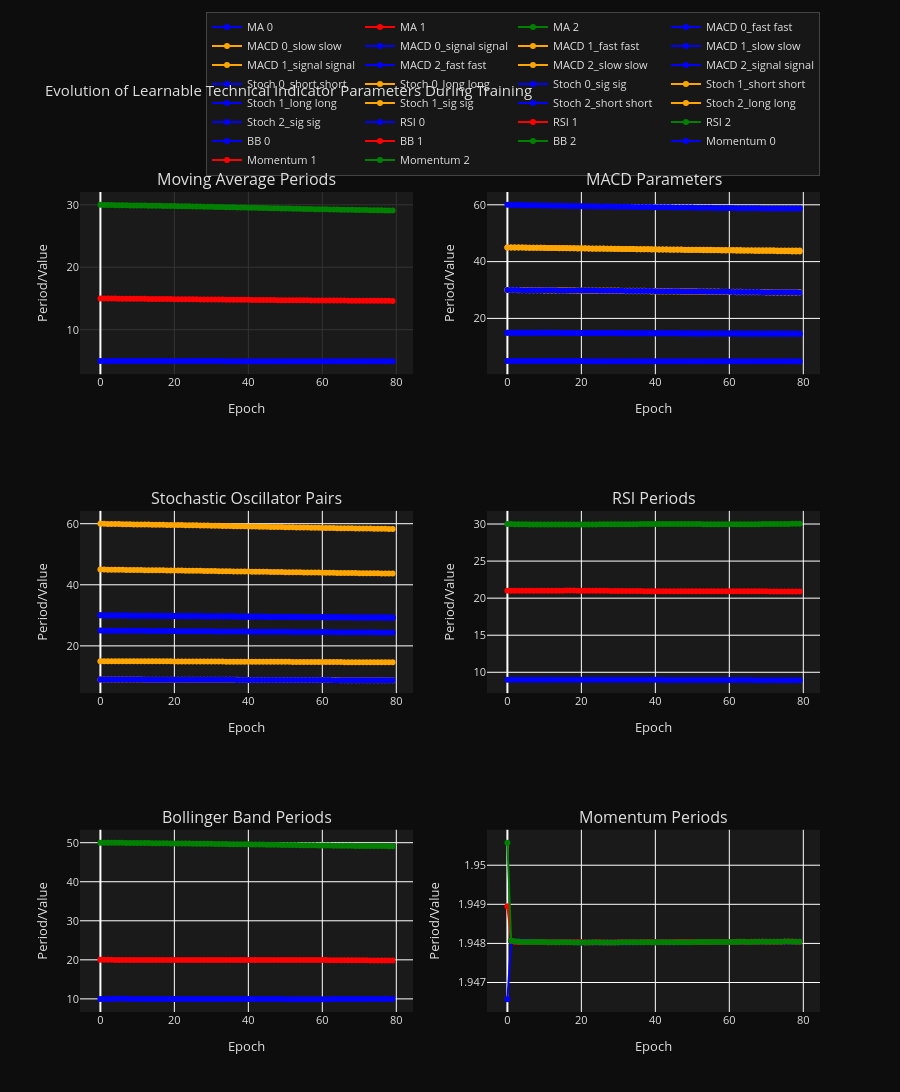

Notebook cell for this chart:
### Markdown cell above
# ============================================================================
# INDICATOR PARAMETER EVOLUTION ANALYSIS DURING TRAINING
# ============================================================================
Analysis of how learnable technical indicator parameters change over training epochs.

### Code cell
import pandas as pd
import plotly.graph_objects as go
from plotly.subplots import make_subplots
import numpy as np

# Load indicator parameter history
indicator_df = pd.read_csv('indicator_params_history.csv')

# Extract parameter columns (exclude change_ columns for now)
param_cols = [col for col in indicator_df.columns if not col.startswith('change_') and
              not col.startswith('log_') and col not in ['epoch', 'timestamp']]

# Create subplots for different indicator groups
fig = make_subplots(
    rows=3, cols=2,
    subplot_titles=('Moving Average Periods', 'MACD Parameters',
                   'Stochastic Oscillator Pairs', 'RSI Periods',
                   'Bollinger Band Periods', 'Momentum Periods'),
    specs=[[{'secondary_y': False}, {'secondary_y': False}],
           [{'secondary_y': False}, {'secondary_y': False}],
           [{'secondary_y': False}, {'secondary_y': False}]]
)

# Colors for different parameters within each group
colors = ['blue', 'red', 'green', 'orange', 'purple', 'brown']

# Moving Averages
ma_cols = [col for col in param_cols if 'ma_period' in col]
for i, col in enumerate(ma_cols):
    fig.add_trace(
        go.Scatter(x=indicator_df['epoch'], y=indicator_df[col],
                  mode='lines+markers', name=f'MA {i}',
                  line=dict(color=colors[i % len(colors)]),
                  showlegend=True),
        row=1, col=1
    )

# MACD Parameters
macd_cols = [col for col in param_cols if 'macd' in col]
macd_groups = {}
for col in macd_cols:
    parts = col.split('_')
    group = f"{parts[1]}_{parts[2]}"  # e.g., '0_fast'
    if group not in macd_groups:
        macd_groups[group] = []
    macd_groups[group].append(col)

for i, (group, cols) in enumerate(macd_groups.items()):
    for j, col in enumerate(cols):
        param_type = col.split('_')[-1]  # fast, slow, signal
        fig.add_trace(
            go.Scatter(x=indicator_df['epoch'], y=indicator_df[col],
                      mode='lines+markers', name=f'MACD {group} {param_type}',
                      line=dict(color=colors[(i*3 + j) % len(colors)], dash='dash' if j==1 else 'solid'),
                      showlegend=True),
            row=1, col=2
        )

# Stochastic Pairs
pair_cols = [col for col in param_cols if 'pair' in col]
pair_groups = {}
for col in pair_cols:
    parts = col.split('_')
    group = f"{parts[1]}_{parts[2]}"  # e.g., '0_short'
    if group not in pair_groups:
        pair_groups[group] = []
    pair_groups[group].append(col)

for i, (group, cols) in enumerate(pair_groups.items()):
    for j, col in enumerate(cols):
        param_type = col.split('_')[-1]  # short, long, sig
        fig.add_trace(
            go.Scatter(x=indicator_df['epoch'], y=indicator_df[col],
                      mode='lines+markers', name=f'Stoch {group} {param_type}',
                      line=dict(color=colors[(i*3 + j) % len(colors)], dash='dot' if j==2 else 'solid'),
                      showlegend=True),
            row=2, col=1
        )

# RSI Periods
rsi_cols = [col for col in param_cols if 'rsi_period' in col]
for i, col in enumerate(rsi_cols):
    fig.add_trace(
        go.Scatter(x=indicator_df['epoch'], y=indicator_df[col],
                  mode='lines+markers', name=f'RSI {i}',
                  line=dict(color=colors[i % len(colors)]),
                  showlegend=True),
        row=2, col=2
    )

# Bollinger Bands
bb_cols = [col for col in param_cols if 'bb_period' in col]
for i, col in enumerate(bb_cols):
    fig.add_trace(
        go.Scatter(x=indicator_df['epoch'], y=indicator_df[col],
                  mode='lines+markers', name=f'BB {i}',
                  line=dict(color=colors[i % len(colors)]),
                  showlegend=True),
        row=3, col=1
    )

# Momentum
momentum_cols = [col for col in param_cols if 'momentum_period' in col]
for i, col in enumerate(momentum_cols):
    fig.add_trace(
        go.Scatter(x=indicator_df['epoch'], y=indicator_df[col],
                  mode='lines+markers', name=f'Momentum {i}',
                  line=dict(color=colors[i % len(colors)]),
                  showlegend=True),
        row=3, col=2
    )

# Update layout with dark theme
fig.update_layout(
    height=1200,
    title_text="Evolution of Learnable Technical Indicator Parameters During Training",
    title_font_color='#e0e0e0',
    showlegend=True,
    plot_bgcolor='#1a1a1a',
    paper_bgcolor='#0d0d0d',
    font=dict(color='#e0e0e0', size=11),
    xaxis_showgrid=True,
    xaxis_gridwidth=1,
    xaxis_gridcolor='#333333',
    yaxis_showgrid=True,
    yaxis_gridwidth=1,
    yaxis_gridcolor='#333333',
    legend=dict(
        orientation="h",
        yanchor="bottom",
        y=1.02,
        xanchor="right",
        x=1,
        bgcolor='rgba(26, 26, 26, 0.8)',
        bordercolor='#444444',
        borderwidth=1
    )
)

# Update x-axes
for i in range(1, 4):
    for j in range(1, 3):
        fig.update_xaxes(title_text="Epoch", row=i, col=j)

# Update y-axes
fig.update_yaxes(title_text="Period/Value", row=1, col=1)
fig.update_yaxes(title_text="Period/Value", row=1, col=2)
fig.update_yaxes(title_text="Period/Value", row=2, col=1)
fig.update_yaxes(title_text="Period/Value", row=2, col=2)
fig.update_yaxes(title_text="Period/Value", row=3, col=1)
fig.update_yaxes(title_text="Period/Value", row=3, col=2)

# Plotly display: prefer notebook mime rendering; fall back to browser if nbformat is unavailable
# try:
#     import nbformat  # noqa: F401
# except Exception:
#     import plotly.io as pio
#     pio.renderers.default = 'browser'
fig.show()

# Summary statistics
print("📊 INDICATOR PARAMETER EVOLUTION SUMMARY")
print("="*50)
print(f"Training epochs: {len(indicator_df)}")
print(f"Parameters tracked: {len(param_cols)}")

# Calculate parameter stability (coefficient of variation)
param_stats = indicator_df[param_cols].describe()
cv = (indicator_df[param_cols].std() / indicator_df[param_cols].mean()).abs()
cv_sorted = cv.sort_values(ascending=False)

print("\n🔄 Most Variable Parameters (Coefficient of Variation):")
for param, var in cv_sorted.head(10).items():
    final_val = indicator_df[param].iloc[-1]
    initial_val = indicator_df[param].iloc[0]
    change_pct = ((final_val - initial_val) / initial_val) * 100
    print(f"{param}: CV={var:.3f}, Change={change_pct:.1f}%")

print("\n📈 Parameter Ranges During Training:")
for param in param_cols[:10]:  # Show first 10
    min_val = indicator_df[param].min()
    max_val = indicator_df[param].max()
    range_val = max_val - min_val
    print(f"{param}: Range={range_val:.3f} (Min={min_val:.3f}, Max={max_val:.3f})")

# Correlation with loss
loss_cols = [col for col in indicator_df.columns if col.startswith('log_val_')]
if loss_cols:
    correlations = {}
    for param in param_cols:
        corr_with_loss = indicator_df[param].corr(indicator_df[loss_cols[0]])
        correlations[param] = abs(corr_with_loss)

    corr_sorted = sorted(correlations.items(), key=lambda x: x[1], reverse=True)
    print("\n🔗 Parameters Most Correlated with Validation Loss:")
    for param, corr in corr_sorted[:10]:
        print(f"{param}: |Corr|={corr:.3f}")
